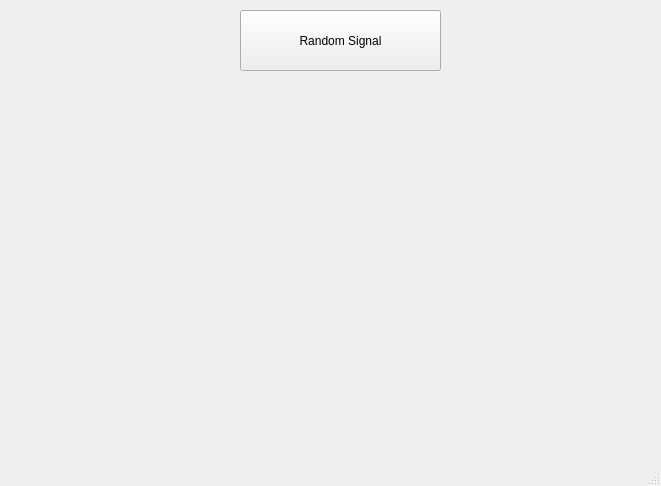
<?xml version="1.0" encoding="UTF-8"?>
<ui version="4.0">
 <class>MainWindow</class>
 <widget class="QMainWindow" name="MainWindow">
  <property name="geometry">
   <rect>
    <x>0</x>
    <y>0</y>
    <width>661</width>
    <height>486</height>
   </rect>
  </property>
  <property name="windowTitle">
   <string>MainWindow</string>
  </property>
  <widget class="QWidget" name="centralwidget">
   <widget class="QPushButton" name="btn_Generate">
    <property name="geometry">
     <rect>
      <x>240</x>
      <y>10</y>
      <width>201</width>
      <height>61</height>
     </rect>
    </property>
    <property name="text">
     <string>Random Signal</string>
    </property>
   </widget>
   <widget class="MplWidget" name="MplWidget" native="true">
    <property name="geometry">
     <rect>
      <x>19</x>
      <y>89</y>
      <width>631</width>
      <height>331</height>
     </rect>
    </property>
   </widget>
  </widget>
  <widget class="QMenuBar" name="menubar">
   <property name="geometry">
    <rect>
     <x>0</x>
     <y>0</y>
     <width>661</width>
     <height>26</height>
    </rect>
   </property>
  </widget>
  <widget class="QStatusBar" name="statusbar"/>
 </widget>
 <customwidgets>
  <customwidget>
   <class>MplWidget</class>
   <extends>QWidget</extends>
   <header>mplwidget.h</header>
   <container>1</container>
  </customwidget>
 </customwidgets>
 <resources/>
 <connections/>
</ui>
